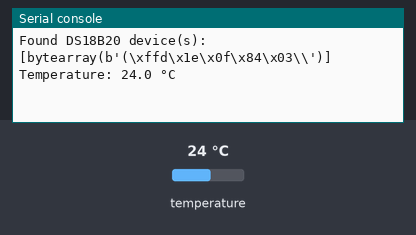
The program below on a simulated ESP32 board running MicroPython. On the bench: the last lines printed to the serial console. The test bench sets the inputs (shaded band); at power-on: temperature 24 °C.

Above: at 1.2 s.
1.3 s: temperature set to 12 °C
At 4.6 s:
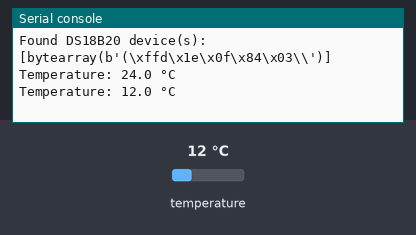
4.9 s: temperature set to 19 °C
At 6.9 s:
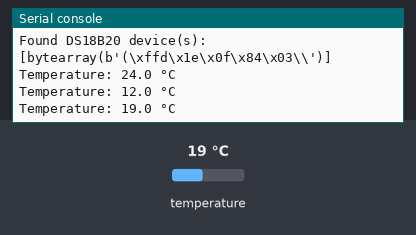
Timing chart, 0 to 8.4 s (numbered marks = the images above; inputs shaded):
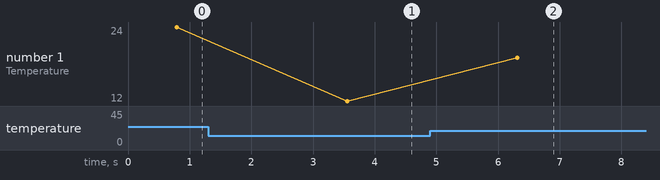

Measured:
- after the input at 1.3 s, the serial console: prints a new line after 2.3 s (image 1)
- after the input at 4.9 s, the serial console: prints a new line after 1.4 s (image 2)
- plotted number 1: 24 → 12 after the input at 1.3 s, 12 → 19 after the input at 4.9 s

The program:

DS18B20.py
```python
import machine
import onewire
import ds18x20
import time

datapin = machine.Pin(4)
ds_sensor = ds18x20.DS18X20(onewire.OneWire(datapin))

roms = ds_sensor.scan()
print('Found DS18B20 device(s):', roms)

while True:
    ds_sensor.convert_temp()
    time.sleep_ms(750)   # wait for conversion
    for rom in roms:
        temp = ds_sensor.read_temp(rom)
        print("Temperature:", temp, "°C")
    time.sleep(2)
```
